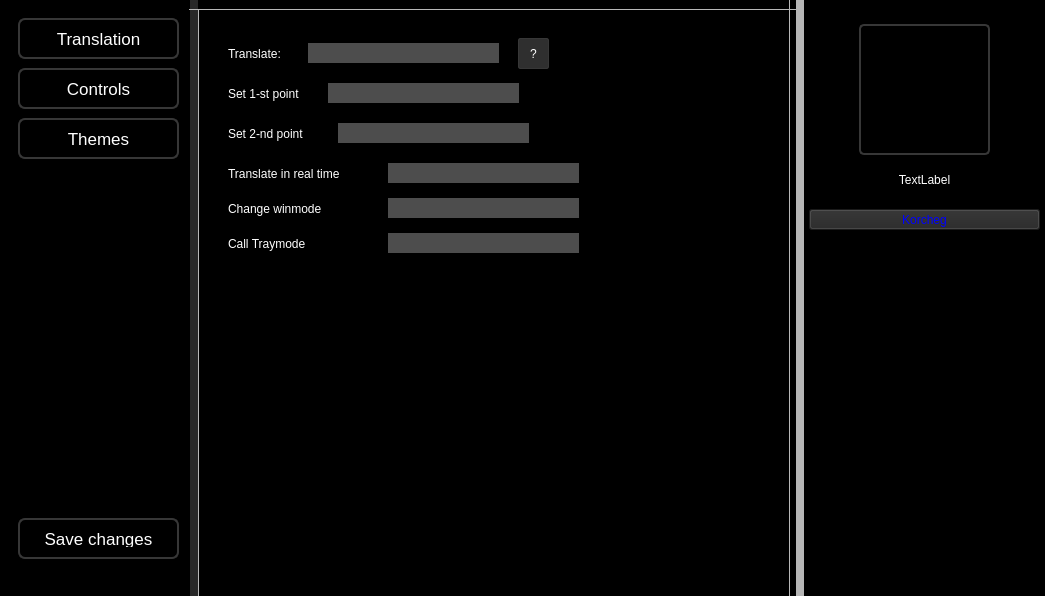
<?xml version="1.0" encoding="UTF-8"?>
<ui version="4.0">
 <class>Frame</class>
 <widget class="QFrame" name="Frame">
  <property name="geometry">
   <rect>
    <x>0</x>
    <y>0</y>
    <width>1045</width>
    <height>596</height>
   </rect>
  </property>
  <property name="windowTitle">
   <string>Frame</string>
  </property>
  <widget class="QLabel" name="MainBack">
   <property name="geometry">
    <rect>
     <x>0</x>
     <y>-10</y>
     <width>1045</width>
     <height>611</height>
    </rect>
   </property>
   <property name="styleSheet">
    <string notr="true">background-color: rgb(0, 0, 0);</string>
   </property>
   <property name="text">
    <string/>
   </property>
  </widget>
  <widget class="QLabel" name="Strip">
   <property name="geometry">
    <rect>
     <x>190</x>
     <y>-20</y>
     <width>8</width>
     <height>691</height>
    </rect>
   </property>
   <property name="styleSheet">
    <string notr="true">background-color: rgb(40, 40, 40);
</string>
   </property>
   <property name="text">
    <string/>
   </property>
  </widget>
  <widget class="QFrame" name="content_frame">
   <property name="geometry">
    <rect>
     <x>-1</x>
     <y>9</y>
     <width>801</width>
     <height>591</height>
    </rect>
   </property>
   <property name="frameShape">
    <enum>QFrame::Shape::StyledPanel</enum>
   </property>
   <property name="frameShadow">
    <enum>QFrame::Shadow::Raised</enum>
   </property>
   <widget class="QFrame" name="page_content">
    <property name="geometry">
     <rect>
      <x>199</x>
      <y>-1</y>
      <width>611</width>
      <height>601</height>
     </rect>
    </property>
    <property name="styleSheet">
     <string notr="true"/>
    </property>
    <property name="frameShape">
     <enum>QFrame::Shape::StyledPanel</enum>
    </property>
    <property name="frameShadow">
     <enum>QFrame::Shadow::Raised</enum>
    </property>
    <layout class="QVBoxLayout" name="verticalLayout">
     <item>
      <widget class="QStackedWidget" name="stackedWidget">
       <property name="styleSheet">
        <string notr="true">QPushButton{
	background-color: rgba(52,52,52,230);
	border-radius: 2px;
	border: 0.7px solid  rgb(216, 225, 216);
	color: rgb(255, 255, 255);
	font: 75 10pt &quot;Arial Black&quot;;

}
QPushButton:hover{
	background-color: rgb(138, 138, 138);
	font: 75 10pt &quot;Arial Black&quot;;
}

QPushButton::pressed {           
	background-color:  rgb(101, 101, 101);
}</string>
       </property>
       <property name="currentIndex">
        <number>1</number>
       </property>
       <widget class="QWidget" name="page_translation">
        <widget class="QLabel" name="translate_by_label">
         <property name="geometry">
          <rect>
           <x>20</x>
           <y>20</y>
           <width>151</width>
           <height>31</height>
          </rect>
         </property>
         <property name="styleSheet">
          <string notr="true">color: rgb(255, 255, 255);
font: 77 10pt &quot;Arial Black&quot;</string>
         </property>
         <property name="text">
          <string>Translate by: </string>
         </property>
        </widget>
        <widget class="QComboBox" name="translate_by_comba">
         <property name="geometry">
          <rect>
           <x>120</x>
           <y>20</y>
           <width>171</width>
           <height>31</height>
          </rect>
         </property>
         <property name="font">
          <font>
           <family>Arial</family>
           <pointsize>12</pointsize>
           <italic>false</italic>
           <bold>true</bold>
          </font>
         </property>
         <property name="styleSheet">
          <string notr="true">QComboBox {
	background-color: rgb(77, 77, 77);
	border-radius: 2px;
	color: rgb(255, 255, 255);
	padding-left: 5px;
}

QComboBox::drop-down {
	border: 0px;
}

QListView {
	background-color: rgb(77, 77, 77);
	padding-left: 2px;
	color: rgb(255, 255, 255);
}</string>
         </property>
         <item>
          <property name="text">
           <string>Google Translate</string>
          </property>
         </item>
         <item>
          <property name="text">
           <string>DeepL Translate</string>
          </property>
         </item>
        </widget>
        <widget class="QLabel" name="your_auth_key_label">
         <property name="enabled">
          <bool>true</bool>
         </property>
         <property name="geometry">
          <rect>
           <x>20</x>
           <y>60</y>
           <width>151</width>
           <height>31</height>
          </rect>
         </property>
         <property name="styleSheet">
          <string notr="true">color: rgb(255, 255, 255);
font: 77 10pt &quot;Arial Black&quot;</string>
         </property>
         <property name="text">
          <string>Your auth_key:</string>
         </property>
        </widget>
        <widget class="QLineEdit" name="your_auth_key_lineedit">
         <property name="enabled">
          <bool>true</bool>
         </property>
         <property name="geometry">
          <rect>
           <x>135</x>
           <y>65</y>
           <width>431</width>
           <height>20</height>
          </rect>
         </property>
         <property name="styleSheet">
          <string notr="true">QLineEdit {
	background-color: rgb(77, 77, 77);
	font: 75 11pt &quot;Arial&quot;;
	color: rgb(255, 255, 255);
	border: none;
}</string>
         </property>
        </widget>
        <widget class="QLineEdit" name="folder_path_lineedit">
         <property name="enabled">
          <bool>true</bool>
         </property>
         <property name="geometry">
          <rect>
           <x>80</x>
           <y>145</y>
           <width>431</width>
           <height>20</height>
          </rect>
         </property>
         <property name="styleSheet">
          <string notr="true">background-color: rgb(77, 77, 77);
font: 77 10pt &quot;Arial Black&quot;;
color: rgb(255, 255, 255);</string>
         </property>
        </widget>
        <widget class="QLabel" name="show_message_label">
         <property name="enabled">
          <bool>true</bool>
         </property>
         <property name="geometry">
          <rect>
           <x>15</x>
           <y>173</y>
           <width>261</width>
           <height>31</height>
          </rect>
         </property>
         <property name="styleSheet">
          <string notr="true">color: rgb(255, 255, 255);
font: 77 10pt &quot;Arial Black&quot;</string>
         </property>
         <property name="text">
          <string>Show message with translated text:</string>
         </property>
        </widget>
        <widget class="QCheckBox" name="folder_check">
         <property name="geometry">
          <rect>
           <x>205</x>
           <y>107</y>
           <width>21</width>
           <height>21</height>
          </rect>
         </property>
         <property name="styleSheet">
          <string notr="true">QCheckBox::indicator {
	width: 16px;
	height: 18px;
	border: 0.7px solid  rgb(255, 225, 255);
	background-color: rgb(61, 61, 61);
}
QCheckBox::indicator:checked {
        background-color: qradialgradient(spread:pad, 
                            cx:0.5,
                            cy:0.5,
                            radius:0.9,
                            fx:0.5,
                            fy:0.5,
                            stop:0 rgba(0, 255, 0, 255), 
                            stop:1 rgba(0, 64, 0, 255));
}</string>
         </property>
         <property name="text">
          <string/>
         </property>
        </widget>
        <widget class="QLabel" name="folder_check_label">
         <property name="enabled">
          <bool>true</bool>
         </property>
         <property name="geometry">
          <rect>
           <x>20</x>
           <y>100</y>
           <width>211</width>
           <height>31</height>
          </rect>
         </property>
         <property name="styleSheet">
          <string notr="true">color: rgb(255, 255, 255);
font: 77 10pt &quot;Arial Black&quot;</string>
         </property>
         <property name="text">
          <string>Check new screenshots:</string>
         </property>
        </widget>
        <widget class="QCheckBox" name="show_message_check">
         <property name="geometry">
          <rect>
           <x>280</x>
           <y>180</y>
           <width>21</width>
           <height>21</height>
          </rect>
         </property>
         <property name="styleSheet">
          <string notr="true">QCheckBox::indicator {
	width: 16px;
	height: 18px;
	border: 0.7px solid  rgb(255, 225, 255);
	background-color: rgb(61, 61, 61);
}
QCheckBox::indicator:checked {
        background-color: qradialgradient(spread:pad, 
                            cx:0.5,
                            cy:0.5,
                            radius:0.9,
                            fx:0.5,
                            fy:0.5,
                            stop:0 rgba(0, 255, 0, 255), 
                            stop:1 rgba(0, 64, 0, 255));
}</string>
         </property>
         <property name="text">
          <string/>
         </property>
        </widget>
        <widget class="QLabel" name="folder_path_label">
         <property name="enabled">
          <bool>true</bool>
         </property>
         <property name="geometry">
          <rect>
           <x>20</x>
           <y>140</y>
           <width>151</width>
           <height>31</height>
          </rect>
         </property>
         <property name="styleSheet">
          <string notr="true">color: rgb(255, 255, 255);
font: 77 10pt &quot;Arial Black&quot;</string>
         </property>
         <property name="text">
          <string>Folder:</string>
         </property>
        </widget>
        <widget class="QCheckBox" name="starts_traymodule_check">
         <property name="geometry">
          <rect>
           <x>190</x>
           <y>220</y>
           <width>21</width>
           <height>21</height>
          </rect>
         </property>
         <property name="styleSheet">
          <string notr="true">QCheckBox::indicator {
	width: 16px;
	height: 18px;
	border: 0.7px solid  rgb(255, 225, 255);
	background-color: rgb(61, 61, 61);
}
QCheckBox::indicator:checked {
        background-color: qradialgradient(spread:pad, 
                            cx:0.5,
                            cy:0.5,
                            radius:0.9,
                            fx:0.5,
                            fy:0.5,
                            stop:0 rgba(0, 255, 0, 255), 
                            stop:1 rgba(0, 64, 0, 255));
}</string>
         </property>
         <property name="text">
          <string/>
         </property>
        </widget>
        <widget class="QLabel" name="starts_traymodule_label">
         <property name="enabled">
          <bool>true</bool>
         </property>
         <property name="geometry">
          <rect>
           <x>15</x>
           <y>213</y>
           <width>171</width>
           <height>31</height>
          </rect>
         </property>
         <property name="styleSheet">
          <string notr="true">color: rgb(255, 255, 255);
font: 77 10pt &quot;Arial Black&quot;</string>
         </property>
         <property name="text">
          <string>starts Tray module too</string>
         </property>
        </widget>
       </widget>
       <widget class="QWidget" name="page_controls">
        <widget class="QLabel" name="first_point_label">
         <property name="geometry">
          <rect>
           <x>20</x>
           <y>60</y>
           <width>151</width>
           <height>31</height>
          </rect>
         </property>
         <property name="styleSheet">
          <string notr="true">color: rgb(255, 255, 255);
font: 77 10pt &quot;Arial Black&quot;</string>
         </property>
         <property name="text">
          <string>Set 1-st point</string>
         </property>
        </widget>
        <widget class="QLineEdit" name="winmode_lineedit">
         <property name="geometry">
          <rect>
           <x>180</x>
           <y>180</y>
           <width>191</width>
           <height>20</height>
          </rect>
         </property>
         <property name="styleSheet">
          <string notr="true">QLineEdit {
	background-color: rgb(77, 77, 77);
	font: 75 11pt &quot;Arial&quot;;
	color: rgb(255, 255, 255);
	border: none;
}</string>
         </property>
        </widget>
        <widget class="QLabel" name="winmode_label">
         <property name="geometry">
          <rect>
           <x>20</x>
           <y>175</y>
           <width>161</width>
           <height>31</height>
          </rect>
         </property>
         <property name="styleSheet">
          <string notr="true">color: rgb(255, 255, 255);
font: 77 10pt &quot;Arial Black&quot;</string>
         </property>
         <property name="text">
          <string>Change winmode</string>
         </property>
        </widget>
        <widget class="QLineEdit" name="translate_realtime_lineedit">
         <property name="geometry">
          <rect>
           <x>180</x>
           <y>145</y>
           <width>191</width>
           <height>20</height>
          </rect>
         </property>
         <property name="styleSheet">
          <string notr="true">QLineEdit {
	background-color: rgb(77, 77, 77);
	font: 75 11pt &quot;Arial&quot;;
	color: rgb(255, 255, 255);
	border: none;
}</string>
         </property>
        </widget>
        <widget class="QLabel" name="translate_realtime_label">
         <property name="geometry">
          <rect>
           <x>20</x>
           <y>140</y>
           <width>161</width>
           <height>31</height>
          </rect>
         </property>
         <property name="styleSheet">
          <string notr="true">color: rgb(255, 255, 255);
font: 77 10pt &quot;Arial Black&quot;</string>
         </property>
         <property name="text">
          <string>Translate in real time</string>
         </property>
        </widget>
        <widget class="QLabel" name="second_point_label">
         <property name="geometry">
          <rect>
           <x>20</x>
           <y>100</y>
           <width>151</width>
           <height>31</height>
          </rect>
         </property>
         <property name="styleSheet">
          <string notr="true">color: rgb(255, 255, 255);
font: 77 10pt &quot;Arial Black&quot;</string>
         </property>
         <property name="text">
          <string>Set 2-nd point</string>
         </property>
        </widget>
        <widget class="QLineEdit" name="first_point_lineedit">
         <property name="geometry">
          <rect>
           <x>120</x>
           <y>65</y>
           <width>191</width>
           <height>20</height>
          </rect>
         </property>
         <property name="styleSheet">
          <string notr="true">QLineEdit {
	background-color: rgb(77, 77, 77);
	font: 75 11pt &quot;Arial&quot;;
	color: rgb(255, 255, 255);
	border: none;
}</string>
         </property>
        </widget>
        <widget class="QPushButton" name="info_btn">
         <property name="geometry">
          <rect>
           <x>310</x>
           <y>20</y>
           <width>31</width>
           <height>31</height>
          </rect>
         </property>
         <property name="toolTip">
          <string>like: Ctrl+G, F1, Shift+I. First letter is BIG, next letters is small, after +, after again BIG letter</string>
         </property>
         <property name="styleSheet">
          <string notr="true">QPushButton{
	background-color: rgba(52,52,52,230);
	border-radius: 2px;
	border: 0.7px solid  rgb(55, 55, 55);
	color: rgb(255, 255, 255);
	font: 75 10pt &quot;Arial Black&quot;;

}
QPushButton:hover{
	background-color: rgb(138, 138, 138);
	font: 75 10pt &quot;Arial Black&quot;;
}

QPushButton::pressed {           
	background-color:  rgb(101, 101, 101);
} </string>
         </property>
         <property name="text">
          <string>?</string>
         </property>
        </widget>
        <widget class="QLineEdit" name="second_point_lineedit">
         <property name="geometry">
          <rect>
           <x>130</x>
           <y>105</y>
           <width>191</width>
           <height>20</height>
          </rect>
         </property>
         <property name="styleSheet">
          <string notr="true">QLineEdit {
	background-color: rgb(77, 77, 77);
	font: 75 11pt &quot;Arial&quot;;
	color: rgb(255, 255, 255);
	border: none;
}</string>
         </property>
        </widget>
        <widget class="QLineEdit" name="translate_lineedit">
         <property name="geometry">
          <rect>
           <x>100</x>
           <y>25</y>
           <width>191</width>
           <height>20</height>
          </rect>
         </property>
         <property name="styleSheet">
          <string notr="true">QLineEdit {
	background-color: rgb(77, 77, 77);
	font: 75 11pt &quot;Arial&quot;;
	color: rgb(255, 255, 255);
	border: none;
}</string>
         </property>
        </widget>
        <widget class="QLabel" name="translate_label">
         <property name="geometry">
          <rect>
           <x>20</x>
           <y>20</y>
           <width>151</width>
           <height>31</height>
          </rect>
         </property>
         <property name="styleSheet">
          <string notr="true">color: rgb(255, 255, 255);
font: 77 10pt &quot;Arial Black&quot;</string>
         </property>
         <property name="text">
          <string>Translate:</string>
         </property>
        </widget>
        <widget class="QLabel" name="call_traymode_label">
         <property name="geometry">
          <rect>
           <x>20</x>
           <y>210</y>
           <width>161</width>
           <height>31</height>
          </rect>
         </property>
         <property name="styleSheet">
          <string notr="true">color: rgb(255, 255, 255);
font: 77 10pt &quot;Arial Black&quot;</string>
         </property>
         <property name="text">
          <string>Call Traymode</string>
         </property>
        </widget>
        <widget class="QLineEdit" name="call_traymode_lineedit">
         <property name="geometry">
          <rect>
           <x>180</x>
           <y>215</y>
           <width>191</width>
           <height>20</height>
          </rect>
         </property>
         <property name="styleSheet">
          <string notr="true">QLineEdit {
	background-color: rgb(77, 77, 77);
	font: 75 11pt &quot;Arial&quot;;
	color: rgb(255, 255, 255);
	border: none;
}</string>
         </property>
        </widget>
       </widget>
       <widget class="QWidget" name="page_themes">
        <widget class="QPushButton" name="page_now">
         <property name="geometry">
          <rect>
           <x>260</x>
           <y>550</y>
           <width>31</width>
           <height>23</height>
          </rect>
         </property>
         <property name="text">
          <string>1</string>
         </property>
        </widget>
        <widget class="QPushButton" name="page_back_btn">
         <property name="geometry">
          <rect>
           <x>180</x>
           <y>550</y>
           <width>31</width>
           <height>23</height>
          </rect>
         </property>
         <property name="text">
          <string>&lt;&lt;</string>
         </property>
        </widget>
        <widget class="QPushButton" name="page_next_btn">
         <property name="geometry">
          <rect>
           <x>340</x>
           <y>550</y>
           <width>31</width>
           <height>23</height>
          </rect>
         </property>
         <property name="text">
          <string>&gt;&gt;</string>
         </property>
        </widget>
       </widget>
      </widget>
     </item>
    </layout>
   </widget>
   <widget class="QFrame" name="tabs">
    <property name="geometry">
     <rect>
      <x>-1</x>
      <y>-11</y>
      <width>191</width>
      <height>601</height>
     </rect>
    </property>
    <property name="styleSheet">
     <string notr="true">QFrame {
	background-color: rgb(0, 0, 0);
}

QPushButton {
	background-color: rgb(0, 0, 0);
	border: 2px solid rgb(55, 55, 55);
	border-radius: 7px;
	padding: 10px;
	font-size: 13pt;
	color: white;
}
QPushButton:hover {
	background-color: rgb(53, 53, 53);
}
QPushButton::pressed {           
	background-color:  rgb(101, 101, 101);
} </string>
    </property>
    <property name="frameShape">
     <enum>QFrame::Shape::StyledPanel</enum>
    </property>
    <property name="frameShadow">
     <enum>QFrame::Shadow::Raised</enum>
    </property>
    <widget class="QPushButton" name="translation_btn">
     <property name="geometry">
      <rect>
       <x>20</x>
       <y>20</y>
       <width>161</width>
       <height>41</height>
      </rect>
     </property>
     <property name="text">
      <string>Translation</string>
     </property>
    </widget>
    <widget class="QPushButton" name="themes_btn">
     <property name="geometry">
      <rect>
       <x>20</x>
       <y>120</y>
       <width>161</width>
       <height>41</height>
      </rect>
     </property>
     <property name="text">
      <string>Themes</string>
     </property>
    </widget>
    <widget class="QPushButton" name="controls_btn">
     <property name="geometry">
      <rect>
       <x>20</x>
       <y>70</y>
       <width>161</width>
       <height>41</height>
      </rect>
     </property>
     <property name="text">
      <string>Controls</string>
     </property>
    </widget>
    <widget class="QPushButton" name="save_btn">
     <property name="geometry">
      <rect>
       <x>20</x>
       <y>520</y>
       <width>161</width>
       <height>41</height>
      </rect>
     </property>
     <property name="text">
      <string>Save changes</string>
     </property>
    </widget>
   </widget>
  </widget>
  <widget class="QLabel" name="Strip_2">
   <property name="geometry">
    <rect>
     <x>796</x>
     <y>0</y>
     <width>8</width>
     <height>691</height>
    </rect>
   </property>
   <property name="styleSheet">
    <string notr="true">background-color: rgb(182, 182, 182);
</string>
   </property>
   <property name="text">
    <string/>
   </property>
  </widget>
  <widget class="QFrame" name="theme_info_frame">
   <property name="geometry">
    <rect>
     <x>789</x>
     <y>-1</y>
     <width>261</width>
     <height>601</height>
    </rect>
   </property>
   <property name="frameShape">
    <enum>QFrame::Shape::StyledPanel</enum>
   </property>
   <property name="frameShadow">
    <enum>QFrame::Shadow::Raised</enum>
   </property>
   <widget class="QLabel" name="theme_icon_label">
    <property name="geometry">
     <rect>
      <x>70</x>
      <y>25</y>
      <width>131</width>
      <height>131</height>
     </rect>
    </property>
    <property name="styleSheet">
     <string notr="true">border: 2px solid rgb(55, 55, 55);
border-radius: 5px;</string>
    </property>
    <property name="text">
     <string/>
    </property>
   </widget>
   <widget class="QLabel" name="theme_name_label">
    <property name="geometry">
     <rect>
      <x>70</x>
      <y>170</y>
      <width>131</width>
      <height>21</height>
     </rect>
    </property>
    <property name="styleSheet">
     <string notr="true">color: rgb(255, 255, 255);
font: 75 10pt &quot;Arial Black&quot;;</string>
    </property>
    <property name="text">
     <string>TextLabel</string>
    </property>
    <property name="alignment">
     <set>Qt::AlignmentFlag::AlignCenter</set>
    </property>
   </widget>
   <widget class="QPushButton" name="theme_author_btn">
    <property name="geometry">
     <rect>
      <x>20</x>
      <y>210</y>
      <width>231</width>
      <height>21</height>
     </rect>
    </property>
    <property name="styleSheet">
     <string notr="true">/** https://stackoverflow.com/questions/63432948/how-can-i-use-a-variable-in-website-link-using-python */
color: rgb(0, 0, 255);
font: 75 10pt &quot;Arial Black&quot;;
background-color: rgb(38, 38, 38);
text-align: center;</string>
    </property>
    <property name="text">
     <string>Korcheg</string>
    </property>
    <property name="default">
     <bool>false</bool>
    </property>
   </widget>
  </widget>
 </widget>
 <resources>
  <include location="../../PyQt5_app/resources/resourcesDesigner.qrc"/>
 </resources>
 <connections/>
</ui>
